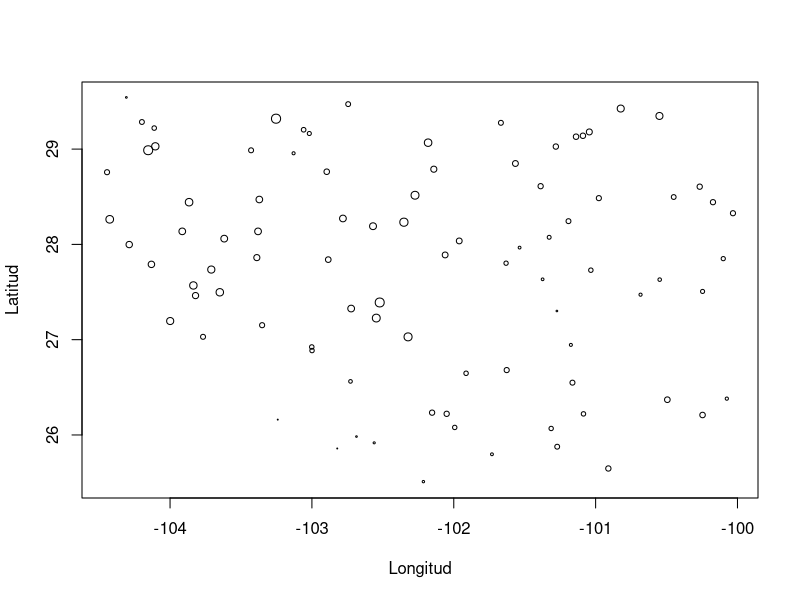

Reproduce this figure in R. (Note: this script raises an error after producing the figure.)
## ---- chunk 1
datos <- read.csv("../Datos-ejemplos/Datos-puntos-Moran-2.csv")
with(datos, plot(Longitud, Latitud, cex = Mediciones/5))
## ---- chunk 2
library(spdep)

vecindad <- dnearneigh(x = as.matrix(datos[, c("Longitud", "Latitud")]), d1 = 0, d2 = 75, longlat = T)
vec.listw <- nb2listw(vecindad)
S0 <- sum(nb2mat(vecindad))

I.meds <- moran.test(x = datos$Mediciones, listw = vec.listw)
## ---- chunk 3
I.meds
## ---- chunk 4
library(raster)
r <- stack(paste0("../Datos-ejemplos/Var-", c(1, 2), ".tif"))
## ---- chunk 5
plot(r)
## ---- chunk 6
r.extract <- data.frame(extract(r, datos[, c("Longitud", "Latitud")]))
datos <- data.frame(datos, r.extract)
## ---- chunk 7
knitr::kable(head(datos))
## ---- chunk 8
modelo.1 <- lm(Mediciones ~ Var.2, data = datos)
summary(modelo.1)
## ---- chunk 9
datos$Residuales <-  residuals(modelo.1)
with(datos, plot(Longitud, Latitud, cex = Residuales))
## ---- chunk 10
I.res <- moran.test(x = datos$Residuales, listw = vec.listw)
I.res
